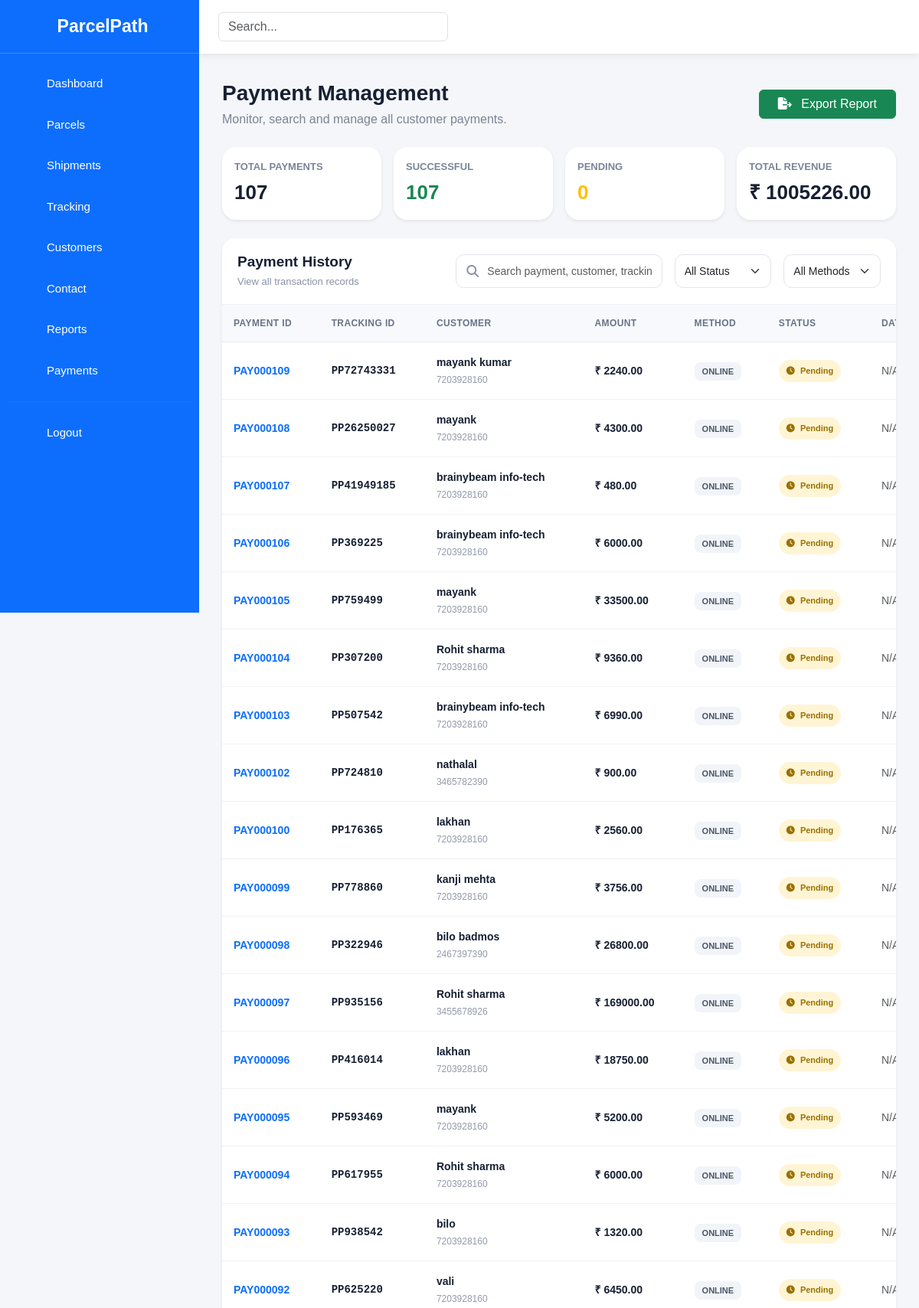
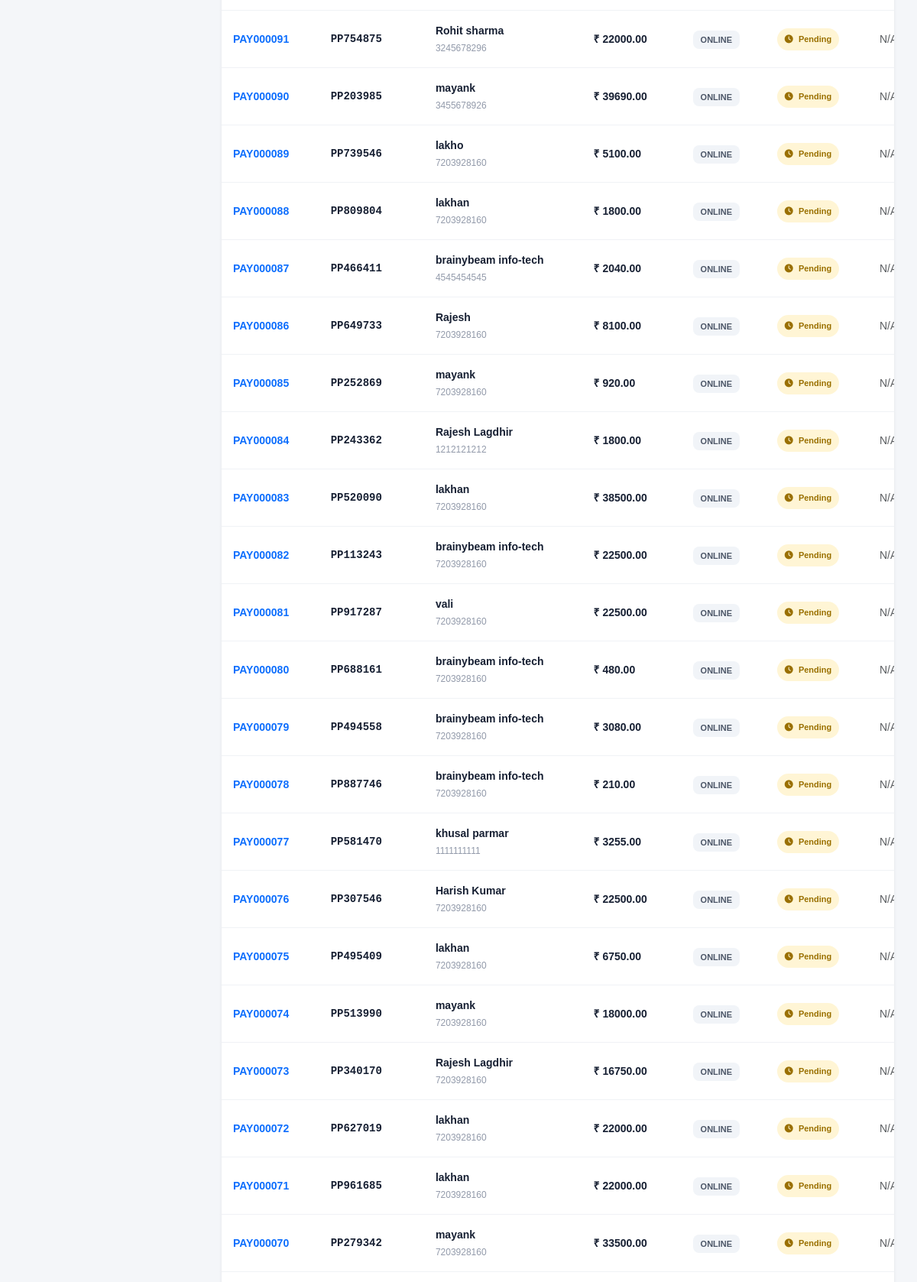
The page /custom_admin/cs_payment/ (upper part) on the database its author committed (2 pictures, top to bottom).
### ParcelPath/models.py (models this page shows, shortened)
class Book_parcel(models.Model):
    sender_name = models.CharField(
        max_length=50
    )
    receiver_name = models.CharField(
        max_length=50
    )
    mobile_number = models.CharField(
        max_length=10
    )
    parcel_weight = models.CharField(
        max_length=4
    )
    pickup_address = models.CharField(
        max_length=50
    )
    delivery_address = models.CharField(
        max_length=50
    )
    parcel_type = models.CharField(
        max_length=10
    )
    price = models.DecimalField(
        max_digits=10,
        decimal_places=2,
        default=0
    )
    tracking_id = models.CharField(
        max_length=20,
        unique=True,
        blank=True
    )
    status = models.CharField(
        max_length=50,
        default="Parcel Booked"
    )
    payment_method = models.CharField(
        max_length=20,
        choices=[
            ("ONLINE", "Online Payment"),
            ("COD", "Cash on Delivery"),
        ],
        default="ONLINE"
    )
    payment_status = models.CharField(
        max_length=20,
        choices=[
            ("Paid", "Paid"),
            ("Pending", "Pending"),
        ],
        default="Pending"
    )
    payment_id = models.CharField(
        max_length=255,
        blank=True,
        null=True
    )
    order_id = models.CharField(
        max_length=255,
        blank=True,
        null=True
    )
    qr_code = models.ImageField(
        upload_to="qr_codes/",
        blank=True,
        null=True
    )

### custom_admin/views.py (the view)
# urls.py: path('cs_payment/', views.cs_payment, name='cs_payment'),
def cs_payment(request):
    payments = Book_parcel.objects.all().order_by("-id")
    print("================================")
    print("PAYMENT PAGE")
    print("TOTAL RECORDS :", payments.count())
    print("================================")
    context = {
        "payments": payments,
        "total_payments": payments.count(),
        "successful_payments": payments.count(),
        "pending_payments": 0,
        "total_revenue": sum(
            p.price for p in payments
            if p.price
        ),
    }
    return render(
        request,
        "custom_admin/cs_payment.html",
        context
    )

### custom_admin/templates/custom_admin/cs_payment.html (shortened to what this page needs)
{% extends 'custom_admin/main.html' %}
{% block content %}
<div class="container-fluid payment-page">
    <div class="d-flex flex-column flex-md-row justify-content-between align-items-md-center mb-4">
        <div>
            <h2 class="page-title">
              Payment Management
            </h2>
            <p class="page-subtitle">
                Monitor, search and manage all customer payments.
            </p>
        </div>
        <div class="header-buttons">
            <button
                type="button"
                class="btn btn-success px-4"
                onclick="exportPayments()">
                <i class="fas fa-file-export me-2"></i>
                Export Report
            </button>
        </div>
    </div>
    <div class="row g-3 mb-4">
        <div class="col-xl-3 col-md-6">
            <div class="card stat-card shadow-sm">
                <div class="card-body">
                    <div class="d-flex justify-content-between align-items-center">
                        <div>
                            <div class="stat-label">
                                TOTAL PAYMENTS
                            </div>
                            <div class="stat-value">
                                {{ total_payments|default:0 }}
                            </div>
                        </div>
                    </div>
                </div>
            </div>
        </div>
        <div class="col-xl-3 col-md-6">
            <div class="card stat-card shadow-sm">
                <div class="card-body">
                    <div class="d-flex justify-content-between align-items-center">
                        <div>
                            <div class="stat-label">
                                SUCCESSFUL
                            </div>
                            <div class="stat-value text-success">
                                {{ successful_payments|default:0 }}
                            </div>
                        </div>
                    </div>
                </div>
            </div>
        </div>
        <div class="col-xl-3 col-md-6">
            <div class="card stat-card shadow-sm">
                <div class="card-body">
                    <div class="d-flex justify-content-between align-items-center">
                        <div>
                            <div class="stat-label">
                                PENDING
                            </div>
                            <div class="stat-value text-warning">
                                {{ pending_payments|default:0 }}
                            </div>
                        </div>
                    </div>
                </div>
            </div>
        </div>
        <div class="col-xl-3 col-md-6">
            <div class="card stat-card shadow-sm">
                <div class="card-body">
                    <div class="d-flex justify-content-between align-items-center">
                        <div>
                            <div class="stat-label">
                                TOTAL REVENUE
                            </div>
                            <div class="stat-value">
                                ₹ {{ total_revenue|default:0|floatformat:2 }}
                            </div>
                        </div>
                    </div>
                </div>
            </div>
        </div>
    </div>
    <div class="card payment-card shadow-sm">
        <div class="payment-card-header">
            <div class="row align-items-center g-3">
                <div class="col-lg-4">
                    <h5 class="history-title">
                        Payment History
                    </h5>
                    <div class="history-subtitle">
                        View all transaction records
                    </div>
                </div>
                <div class="col-lg-4">
                    <div class="search-box">
                        <i class="fas fa-search"></i>
                        <input
                            type="text"
                            id="paymentSearch"
                            class="form-control search-input"
                            placeholder="Search payment, customer, tracking..."
                            autocomplete="off">
                    </div>
                </div>
                <div class="col-lg-2">
                    <select
                        id="statusFilter"
                        class="form-select filter-select">
                        <option value="all">
                            All Status
                        </option>
                    </select>
                </div>
                <div class="col-lg-2">
                    <select
                        id="methodFilter"
                        class="form-select filter-select">
                        <option value="all">
                            All Methods
                        </option>
                    </select>
                </div>
            </div>
        </div>
        <div class="card-body p-0">
            <div class="table-wrapper">
                <table class="table payment-table align-middle">
                    <thead>
                        <tr>
                            <th>Payment ID</th>
                            <th>Tracking ID</th>
                            <th>Customer</th>
                            <th>Amount</th>
                            <th>Method</th>
                            <th>Status</th>
                            <th>Date</th>
                        </tr>
                    </thead>
                    <tbody id="paymentTable">
                    {% for p in payments %}
                        <tr
                            data-status="{{ p.payment_status|default:'paid'|lower }}"
                            data-method="{{ p.payment_method|default:'razorpay'|lower }}">
                            <td>
                                <span class="payment-id">
                                    PAY{{ p.id|stringformat:"06d" }}
                                </span>
                            </td>
                            <td>
                                <span class="tracking-id">
                                    {{ p.tracking_id|default:"N/A" }}
                                </span>
                            </td>
                            <td>
                                <span class="customer-name">
                                    {{ p.sender_name|default:"Unknown Customer" }}
                                </span>
                                {% if p.mobile_number %}
                                    <span class="customer-mobile">
                                        {{ p.mobile_number }}
                                    </span>
                                {% endif %}
                            </td>
                            <td>
                                <span class="amount">
                                    ₹ {{ p.price|default:0|floatformat:2 }}
                                </span>
                            </td>
                            <td>
                                {% if p.payment_method %}
                                    <span class="method-badge">
                                        {{ p.payment_method|upper }}
                                    </span>
                                {% else %}
                                    <span class="method-badge">
                                        N/A
                                    </span>
                                {% endif %}
                            </td>
                            <td>
                                {% with status=p.payment_status|default:"paid"|lower %}
                                    {% if status == "paid" or status == "success" or status == "successful" %}
                                        <span class="status-badge status-paid">
                                            <i class="fas fa-check-circle me-1"></i>
                                            Paid
                                        </span>
                                    {% elif status == "pending" %}
                                        <span class="status-badge status-pending">
                                            <i class="fas fa-clock me-1"></i>
                                            Pending
                                        </span>
                                    {% elif status == "failed" %}
                                        <span class="status-badge status-failed">
                                            <i class="fas fa-times-circle me-1"></i>
                                            Failed
                                        </span>
                                    {% else %}
                                        <span class="status-badge status-cod">
                                            {{ p.payment_status|default:"Paid" }}
                                        </span>
                                    {% endif %}
                                {% endwith %}
                            </td>
                            <td>
                                {% if p.booking_date %}
                                    <div class="fw-semibold">
                                        {{ p.booking_date|date:"d M Y" }}
                                    </div>
                                    <small class="text-muted">
                                        {{ p.booking_date|date:"h:i A" }}
                                    </small>
                                {% else %}
                                    <span class="text-muted">
                                        N/A
                                    </span>
                                {% endif %}
                            </td>
                        </tr>
                    {% endfor %}
                    </tbody>
                </table>
            </div>
        </div>
    </div>
</div>
{% endblock %}

### custom_admin/templates/custom_admin/main.html (style rules this page uses)
* { box-sizing: border-box; }
body { margin: 0; background: #f4f6f9; font-family: Arial, sans-serif; overflow-x: hidden; }

### custom_admin/templates/custom_admin/cs_payment.html (style rules this page uses)
.payment-page { padding: 10px 0 40px; }
.page-title { font-size: 28px; font-weight: 800; color: #172033; margin-bottom: 5px; }
.page-subtitle { color: #7b8496; margin-bottom: 0; }
.stat-card { border: 0; border-radius: 18px; overflow: hidden; background: #fff; transition: all .25s ease; height: 100%; }
.stat-label { color: #7b8496; font-size: 13px; font-weight: 600; margin-bottom: 5px; }
.stat-value { font-size: 26px; font-weight: 800; color: #172033; }
.payment-card { border: 0; border-radius: 18px; overflow: hidden; background: #fff; }
.payment-card-header { padding: 20px; border-bottom: 1px solid #edf0f5; background: #fff; }
.history-title { font-size: 19px; font-weight: 800; color: #172033; margin: 0; }
.history-subtitle { color: #8992a3; font-size: 13px; margin-top: 4px; }
.search-box { position: relative; }
.search-box i { position: absolute; left: 14px; top: 50%; transform: translateY(-50%); color: #8a94a6; }
.search-input { height: 44px; padding-left: 40px; border-radius: 11px; border: 1px solid #e1e5ec; font-size: 14px; }
.filter-select { height: 44px; border-radius: 11px; border: 1px solid #e1e5ec; font-size: 14px; }
.table-wrapper { overflow-x: auto; }
.payment-table { min-width: 1050px; margin-bottom: 0; }
.payment-table thead th { background: #f7f9fc; color: #687386; font-size: 12px; font-weight: 800; text-transform: uppercase; letter-spacing: .4px; padding: 15px; border-bottom: 1px solid #e9edf3; white-space: nowrap; }
.payment-table tbody td { padding: 16px 15px; border-bottom: 1px solid #f0f2f6; font-size: 14px; color: #374151; }
.payment-table tbody tr { transition: background .2s ease; }
.payment-id { font-weight: 800; color: #0d6efd; }
.tracking-id { font-weight: 700; color: #172033; font-family: monospace; }
.customer-name { font-weight: 700; color: #172033; }
.customer-mobile { display: block; color: #929aaa; font-size: 12px; margin-top: 3px; }
.amount { font-weight: 800; color: #172033; white-space: nowrap; }
.status-badge { padding: 6px 10px; border-radius: 20px; font-size: 11px; font-weight: 800; display: inline-block; }
.status-pending { background: rgba(255, 193, 7, .17); color: #9a7000; }
.method-badge { padding: 6px 10px; border-radius: 8px; background: #f1f4f8; color: #4d5768; font-size: 11px; font-weight: 700; }

### rows shown on the page
Book_parcel: id "000109", tracking_id "PP72743331", sender_name "mayank kumar", mobile_number "7203928160", price "2240.00", payment_method "ONLINE", shows "Pending", shows "N/A"
Book_parcel: id "000108", tracking_id "PP26250027", sender_name "mayank", mobile_number "7203928160", price "4300.00", payment_method "ONLINE", shows "Pending", shows "N/A"
Book_parcel: id "000107", tracking_id "PP41949185", sender_name "brainybeam info-tech", mobile_number "7203928160", price "480.00", payment_method "ONLINE", shows "Pending", shows "N/A"
Book_parcel: id "000106", tracking_id "PP369225", sender_name "brainybeam info-tech", mobile_number "7203928160", price "6000.00", payment_method "ONLINE", shows "Pending", shows "N/A"
Book_parcel: id "000105", tracking_id "PP759499", sender_name "mayank", mobile_number "7203928160", price "33500.00", payment_method "ONLINE", shows "Pending", shows "N/A"
Book_parcel: id "000104", tracking_id "PP307200", sender_name "Rohit sharma", mobile_number "7203928160", price "9360.00", payment_method "ONLINE", shows "Pending", shows "N/A"
Book_parcel: id "000103", tracking_id "PP507542", sender_name "brainybeam info-tech", mobile_number "7203928160", price "6990.00", payment_method "ONLINE", shows "Pending", shows "N/A"
Book_parcel: id "000102", tracking_id "PP724810", sender_name "nathalal", mobile_number "3465782390", price "900.00", payment_method "ONLINE", shows "Pending", shows "N/A"
Book_parcel: id "000100", tracking_id "PP176365", sender_name "lakhan", mobile_number "7203928160", price "2560.00", payment_method "ONLINE", shows "Pending", shows "N/A"
Book_parcel: id "000099", tracking_id "PP778860", sender_name "kanji mehta", mobile_number "7203928160", price "3756.00", payment_method "ONLINE", shows "Pending", shows "N/A"
Book_parcel: id "000098", tracking_id "PP322946", sender_name "bilo badmos", mobile_number "2467397390", price "26800.00", payment_method "ONLINE", shows "Pending", shows "N/A"
Book_parcel: id "000097", tracking_id "PP935156", sender_name "Rohit sharma", mobile_number "3455678926", price "169000.00", payment_method "ONLINE", shows "Pending", shows "N/A"
Book_parcel: id "000096", tracking_id "PP416014", sender_name "lakhan", mobile_number "7203928160", price "18750.00", payment_method "ONLINE", shows "Pending", shows "N/A"
Book_parcel: id "000095", tracking_id "PP593469", sender_name "mayank", mobile_number "7203928160", price "5200.00", payment_method "ONLINE", shows "Pending", shows "N/A"
Book_parcel: id "000094", tracking_id "PP617955", sender_name "Rohit sharma", mobile_number "7203928160", price "6000.00", payment_method "ONLINE", shows "Pending", shows "N/A"
Book_parcel: id "000093", tracking_id "PP938542", sender_name "bilo", mobile_number "7203928160", price "1320.00", payment_method "ONLINE", shows "Pending", shows "N/A"
Book_parcel: id "000092", tracking_id "PP625220", sender_name "vali", mobile_number "7203928160", price "6450.00", payment_method "ONLINE", shows "Pending", shows "N/A"
Book_parcel: id "000091", tracking_id "PP754875", sender_name "Rohit sharma", mobile_number "3245678296", price "22000.00", payment_method "ONLINE", shows "Pending", shows "N/A"
Book_parcel: id "000090", tracking_id "PP203985", sender_name "mayank", mobile_number "3455678926", price "39690.00", payment_method "ONLINE", shows "Pending", shows "N/A"
Book_parcel: id "000089", tracking_id "PP739546", sender_name "lakho", mobile_number "7203928160", price "5100.00", payment_method "ONLINE", shows "Pending", shows "N/A"
Book_parcel: id "000088", tracking_id "PP809804", sender_name "lakhan", mobile_number "7203928160", price "1800.00", payment_method "ONLINE", shows "Pending", shows "N/A"
Book_parcel: id "000087", tracking_id "PP466411", sender_name "brainybeam info-tech", mobile_number "4545454545", price "2040.00", payment_method "ONLINE", shows "Pending", shows "N/A"
Book_parcel: id "000086", tracking_id "PP649733", sender_name "Rajesh", mobile_number "7203928160", price "8100.00", payment_method "ONLINE", shows "Pending", shows "N/A"
Book_parcel: id "000085", tracking_id "PP252869", sender_name "mayank", mobile_number "7203928160", price "920.00", payment_method "ONLINE", shows "Pending", shows "N/A"
Book_parcel: id "000084", tracking_id "PP243362", sender_name "Rajesh Lagdhir", mobile_number "1212121212", price "1800.00", payment_method "ONLINE", shows "Pending", shows "N/A"
Book_parcel: id "000083", tracking_id "PP520090", sender_name "lakhan", mobile_number "7203928160", price "38500.00", payment_method "ONLINE", shows "Pending", shows "N/A"
Book_parcel: id "000082", tracking_id "PP113243", sender_name "brainybeam info-tech", mobile_number "7203928160", price "22500.00", payment_method "ONLINE", shows "Pending", shows "N/A"
Book_parcel: id "000081", tracking_id "PP917287", sender_name "vali", mobile_number "7203928160", price "22500.00", payment_method "ONLINE", shows "Pending", shows "N/A"
Book_parcel: id "000080", tracking_id "PP688161", sender_name "brainybeam info-tech", mobile_number "7203928160", price "480.00", payment_method "ONLINE", shows "Pending", shows "N/A"
Book_parcel: id "000079", tracking_id "PP494558", sender_name "brainybeam info-tech", mobile_number "7203928160", price "3080.00", payment_method "ONLINE", shows "Pending", shows "N/A"
Book_parcel: id "000078", tracking_id "PP887746", sender_name "brainybeam info-tech", mobile_number "7203928160", price "210.00", payment_method "ONLINE", shows "Pending", shows "N/A"
Book_parcel: id "000077", tracking_id "PP581470", sender_name "khusal parmar", mobile_number "1111111111", price "3255.00", payment_method "ONLINE", shows "Pending", shows "N/A"
Book_parcel: id "000076", tracking_id "PP307546", sender_name "Harish Kumar", mobile_number "7203928160", price "22500.00", payment_method "ONLINE", shows "Pending", shows "N/A"
Book_parcel: id "000075", tracking_id "PP495409", sender_name "lakhan", mobile_number "7203928160", price "6750.00", payment_method "ONLINE", shows "Pending", shows "N/A"
Book_parcel: id "000074", tracking_id "PP513990", sender_name "mayank", mobile_number "7203928160", price "18000.00", payment_method "ONLINE", shows "Pending", shows "N/A"
Book_parcel: id "000073", tracking_id "PP340170", sender_name "Rajesh Lagdhir", mobile_number "7203928160", price "16750.00", payment_method "ONLINE", shows "Pending", shows "N/A"
Book_parcel: id "000072", tracking_id "PP627019", sender_name "lakhan", mobile_number "7203928160", price "22000.00", payment_method "ONLINE", shows "Pending", shows "N/A"
Book_parcel: id "000071", tracking_id "PP961685", sender_name "lakhan", mobile_number "7203928160", price "22000.00", payment_method "ONLINE", shows "Pending", shows "N/A"
Book_parcel: id "000070", tracking_id "PP279342", sender_name "mayank", mobile_number "7203928160", price "33500.00", payment_method "ONLINE", shows "Pending", shows "N/A"

### other values the page prints
{{ total_payments|default:0 }} "107"
{{ successful_payments|default:0 }} "107"
{{ pending_payments|default:0 }} "0"
{{ total_revenue|default:0|floatformat:2 }} "1005226.00"
